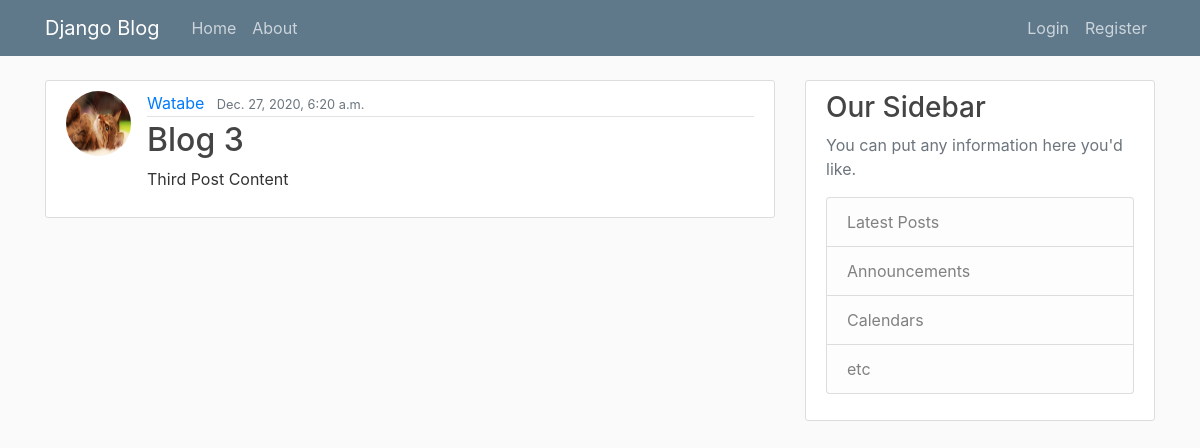
/post/2/, run on an earlier commit of the app's database.
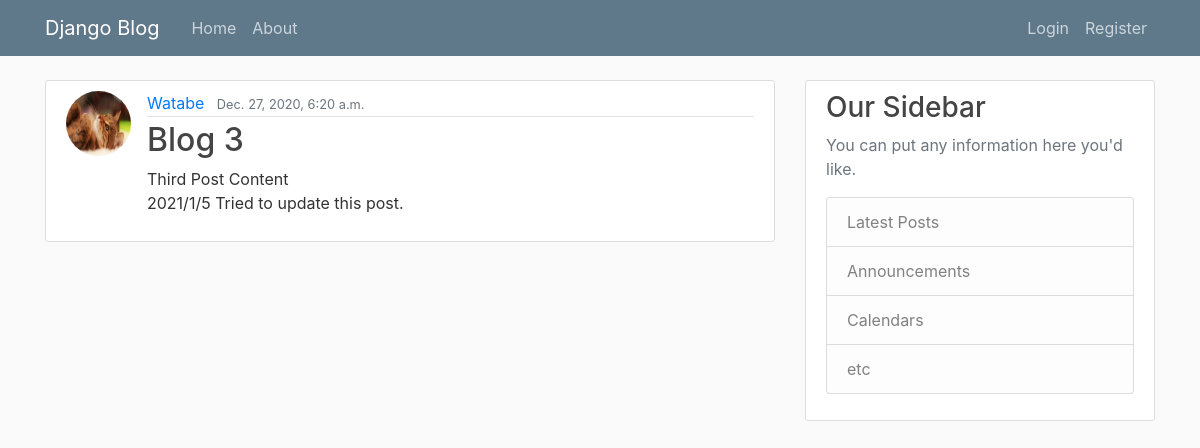
And on a later commit of the database.
### blog/models.py (models this page shows, shortened)
class Post(models.Model):
    title = models.CharField(max_length=100)
    content = models.TextField()
    date_posted = models.DateTimeField(default=timezone.now)
    author = models.ForeignKey(User, on_delete=models.CASCADE)

### users/models.py (models this page shows, shortened)
class Profile(models.Model):
    user = models.OneToOneField(User, on_delete=models.CASCADE)
    image = models.ImageField(default='default.jpg', upload_to='profile_pics')

### blog/views.py (the view)
# urls.py: path('post/<int:pk>/', PostDetailView.as_view(), name = 'post-detail'),
class PostDetailView(DetailView):
    model = Post

### blog/templates/blog/post_detail.html (shortened to what this page needs)
{% extends "blog/base.html" %}
{% block content %}
<article class="media content-section">
    <img class="rounded-circle article-img" src="{{ object.author.profile.image.url }}">
    <div class="media-body">
    <div class="article-metadata">
        <a class="mr-2" href="{% url 'user-posts' object.author.username %}">{{ object.author }}</a>
        <small class="text-muted">{{ object.date_posted }}</small>
    </div>
    <h2 class="article-title">{{ object.title }}</h2>
    <p class="article-content">{{ object.content }}</p>
    </div>
</article>
{% endblock content %}

What changed in the data, as far as the page shows it:
changed Post "Blog 3": content "Third Post Content" → "Third Post Content 2021/1/5 Tried to update this post."
